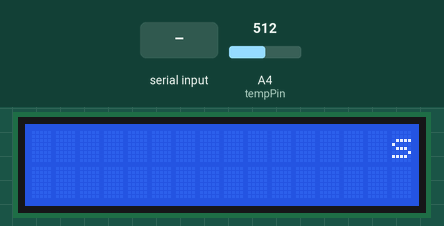
This sketch was run on a simulated Arduino Uno, built with avr-gcc and run on an emulated ATmega328P. Shown: 16×2 character LCD. The inputs (shaded band) are chosen by the test bench; at power-on: A4 (tempPin) = 512. What the sketch prints to the serial monitor is not drawn.

Above: at 0.1 s.
At 4.6 s:
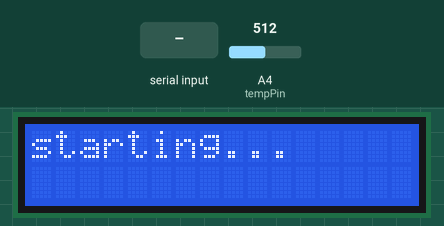
5.8 s: "ON\n" received over Serial
At 17.8 s:
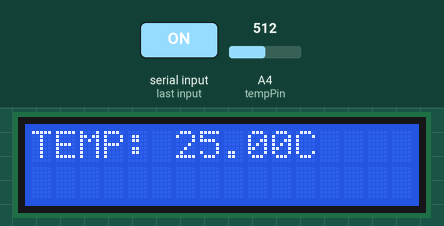
Timing chart, 0 to 18.7 s (numbered marks = the images above; inputs shaded):
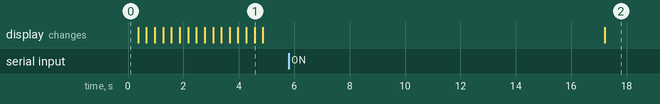

The sketch:

New_Temperature-LED.ino
```cpp
#include <LiquidCrystal.h>    // Contains LiquidCrystal Library

#include <FastLED.h>


#define NUM_LEDS 32
#define DATA_PIN 9
#define CLOCK_PIN 13

CRGB leds[NUM_LEDS];
CRGB ledColor;

// initialize the library with the numbers of the interface pins
LiquidCrystal lcd(12, 11, 5, 4, 3, 2);

int tempPin = 4;                // define the pin of temperature sensor
float tempVal;                  // define a variable to store temperature value

void setup() {
//////////////////
FastLED.addLeds<WS2801, DATA_PIN, CLOCK_PIN, RGB>(leds, NUM_LEDS);
Serial.begin(9600);

  //////////////////////////////
  lcd.begin(16, 2);     // set up the LCD's number of columns and rows
  startingAnimation();  // display a dynamic start screen

////////////////////////////////////////////////////////////////////////


while(true){

int numEND = 0;
String command = Serial.readStringUntil('\n');

  if(command == "ON" || command == "on")
{
  Serial.println("LED is turned ON");
  LEDBlink();
  numEND++;
}

if(numEND == 1)
  break;


}


//////////////////////////////////////////////////////////////////////////////
}

void loop() {
  tempVal = getTemp();

  lcdDisplay();
  delay(200);


  if (tempVal < 20) {
    for (int whiteLed = 0; whiteLed < tempVal; whiteLed = whiteLed + 1) {
      leds[whiteLed] = CRGB::White;
      FastLED.show();
    }
    for (int whiteLed = tempVal; whiteLed < NUM_LEDS; whiteLed = whiteLed + 1) {
      if(whiteLed <= tempVal)
        leds[whiteLed] = CRGB::White;
      else
        leds[whiteLed] = CRGB::Black;
    }
  }

  if (20 < tempVal  && tempVal < 26 ) {
    for (int whiteLed = 0; whiteLed < tempVal; whiteLed = whiteLed + 1) {
      leds[whiteLed] = CRGB::Green;
      FastLED.show();
    }
    for (int whiteLed = tempVal; whiteLed < NUM_LEDS; whiteLed = whiteLed + 1) {

      if(whiteLed <= tempVal)
        leds[whiteLed] = CRGB::Green;
      else
        leds[whiteLed] = CRGB::Black;
    }
  }

  if (26 < tempVal ) {
    for (int whiteLed = 0; whiteLed < tempVal; whiteLed = whiteLed + 1) {
      leds[whiteLed] = CRGB::Red;
      FastLED.show();
    }
    for (int whiteLed = tempVal; whiteLed < NUM_LEDS; whiteLed = whiteLed + 1) {
      if(whiteLed <= tempVal)
        leds[whiteLed] = CRGB::Red;
      else
        leds[whiteLed] = CRGB::Black;
    }
  }

}

void startingAnimation() {
  for (int RGB1 = 32; RGB1 > 0; RGB1--) {
    leds[RGB1] = CRGB::Black;
    FastLED.show();
  }

  for (int i = 0; i < 16; i++) {
    lcd.scrollDisplayRight();
  }
  lcd.print("starting...");
  for (int i = 0; i < 16; i++) {
    lcd.scrollDisplayLeft();
    delay(300);
  }
   lcd.clear();
}


// function used by LCD1602 to display time and temperature
void lcdDisplay() {
  lcd.setCursor(0, 0);  // set the cursor to (0,0) (first column,first row).
  lcd.print("TEMP: ");  // display temperature information
  lcd.print(tempVal);
  lcd.print("C");
}

// function used to get temperature
float getTemp() {
  // Convert analog value of tempPin into digital value
  int adcVal = analogRead(tempPin);
  // Calculate voltage
  float v = adcVal * 5.0 / 1024;
  // Calculate resistance value of thermistor
  float Rt = 10 * v / (5 - v);
  // Calculate temperature (Kelvin)
  float tempK = 1 / (log(Rt / 10) / 3950 + 1 / (273.15 + 25));
  // Calculate temperature (Celsius)
  return tempK - 273.15;
}

void LEDBlink(){

    for (int RGB1 = 0; RGB1 < 32; RGB1++) {
      leds[RGB1] = CRGB::Black;
      FastLED.show();
    }
delay(1000);
    for (int RGB1 = 0; RGB1 < 32; RGB1++) {
      leds[RGB1] = CRGB::Purple;
      FastLED.show();
      delay(200);
    }
delay(2000);
    for (int RGB1 = 32; RGB1 > 0; RGB1--) {
      leds[RGB1] = CRGB::Orange;
      FastLED.show();
    }
delay(2000);
}
```

Measured:
- after the input at 5.8 s, the display: changes after 11.4 s (image 2)
